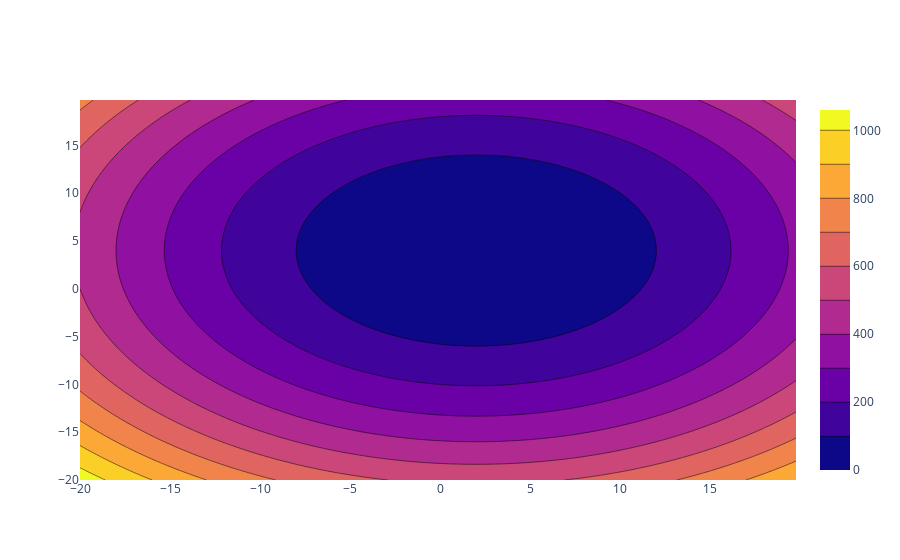

Notebook source saved alongside this figure:
### Code cell
fig = go.Figure(data=go.Contour(z=z, x=x, y=y))
fig.show()

### Figure 1 — Plotly figure (JSON) as saved in the notebook; plotly's stock layout.template omitted (floating-point values rounded to 4 significant figures; data arrays with more than 128 entries replaced by an {"elided": "..."} marker saying what was removed)
{"data": [{"type": "contour", "x": {"elided": "160 float values"}, "y": {"elided": "160 float values"}, "z": {"elided": "160x160 float values"}}], "layout": {}}
